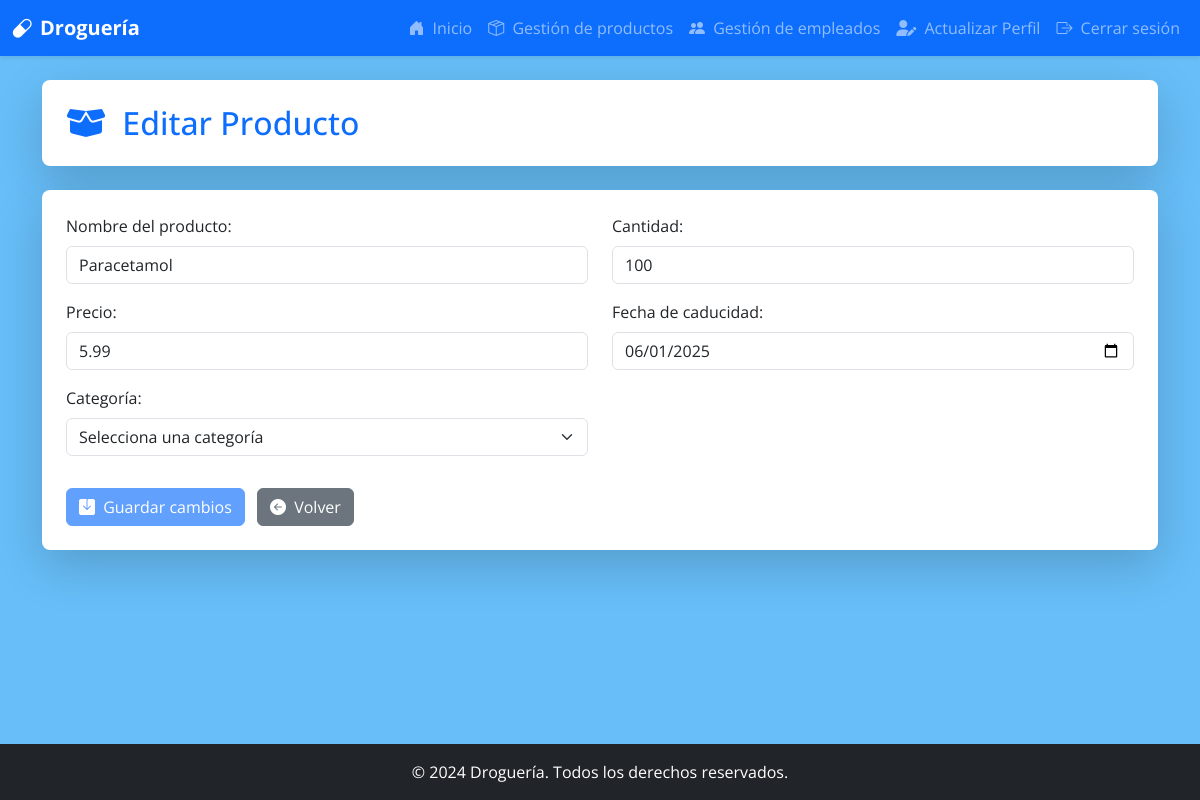
The page /productosDB/edit/1 (signed in) on the database as committed earlier.
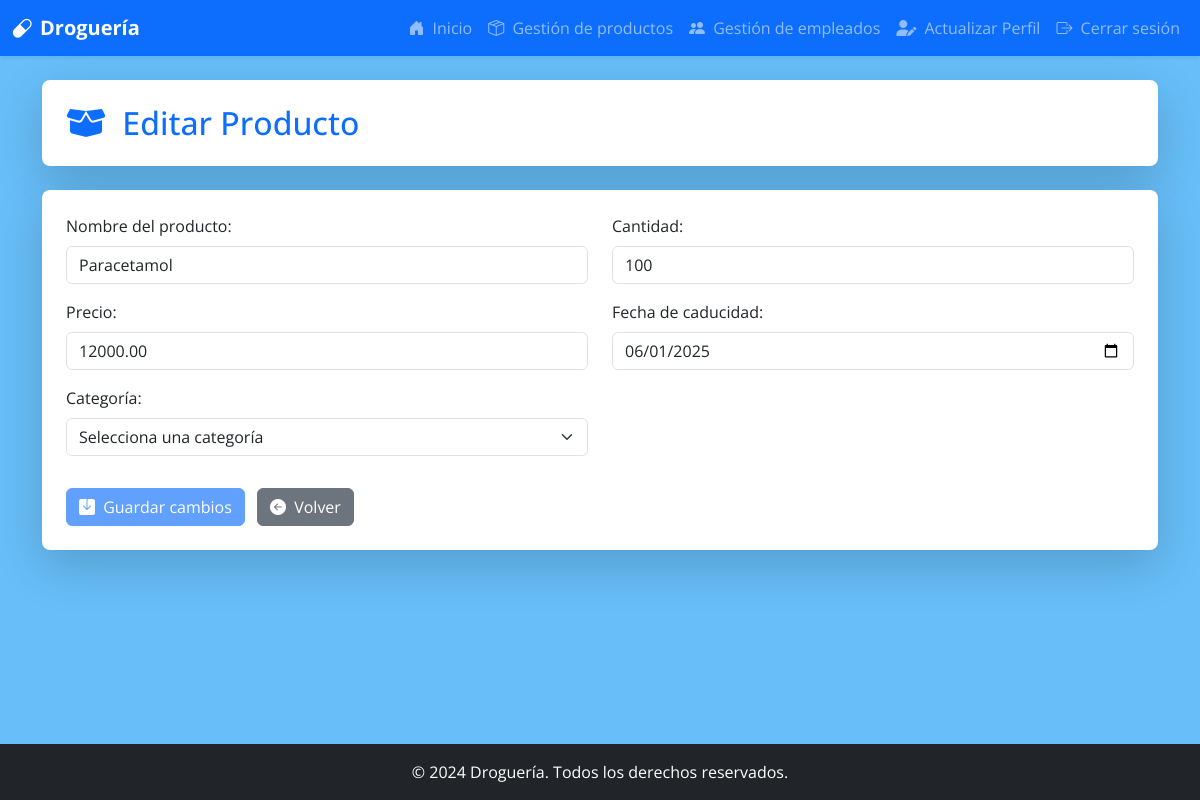
The same page on the database as committed later.
### models.py (models this page shows)
class Producto(db.Model):
    __tablename__ = 'productos'
    producto_ID = db.Column(db.Integer, primary_key=True, autoincrement=True)
    categoria_FK = db.Column(db.Integer, db.ForeignKey('categoria.categoria_ID', ondelete='CASCADE'), nullable=False)
    nombre_producto = db.Column(db.String(150), nullable=False)
    cantidad = db.Column(db.Integer, nullable=False)
    precio = db.Column(db.Integer, nullable=False)
    fecha_caducidad = db.Column(db.Date, nullable=False)
    facturas_detalle = db.relationship('FacturaDetalle', backref='producto', cascade='all, delete')
    inventario = db.relationship('Inventario', backref='producto', cascade='all, delete')

### app.py (the view)
@app.route('/productosDB/edit/<int:id>', methods=['GET'])
@login_required
def edit_producto(id):
    if Rol.query.get(current_user.rol_FK).rol_usuario != "administrador":
        return jsonify({"error": "Acceso no autorizado"}), 403
    producto = Producto.query.get_or_404(id)
    categorias = Categoria.query.all()
    return render_template('edit_producto.html', producto=producto, categorias=categorias                                                                                                     )

### app.py (called while the page is built)
@login_manager.user_loader
def load_user(user_id):
    return db.session.get(Usuario, int(user_id))

### templates/edit_producto.html (shortened to what the changed rows need)
<!DOCTYPE html>
<html lang="es">
<head>
    <link href="https://cdn.jsdelivr.net/npm/bootstrap@5.3.2/dist/css/bootstrap.min.css" rel="stylesheet">
    <link href="https://cdn.jsdelivr.net/npm/bootstrap-icons@1.11.1/font/bootstrap-icons.css" rel="stylesheet">
    <link rel="stylesheet" href="https://cdnjs.cloudflare.com/ajax/libs/font-awesome/6.5.2/css/all.min.css">
</head>
<body>
    <main class="container mt-4 mb-5">
        <div class="card shadow-lg p-4 rounded-3 border-0 bg-white mb-4">
            <h2 class="card-title text-primary mb-0">
                <i class="fas fa-box-open me-2"></i> Editar Producto
            </h2>
        </div>
        <div class="card shadow-lg p-4 rounded-3 border-0 bg-white">
            <form action="{{ url_for('update_producto', id=producto.producto_ID) }}" method="POST" id="formEditarProducto" class="needs-validation" novalidate>
                <div class="row">
                    <div class="col-md-6 mb-3">
                        <label for="nombre_producto" class="form-label">Nombre del producto:</label>
                        <input type="text" class="form-control" id="nombre_producto" name="nombre_producto" value="{{ producto.nombre_producto }}" required>
                    </div>
                    <div class="col-md-6 mb-3">
                        <label for="cantidad" class="form-label">Cantidad:</label>
                        <input type="number" class="form-control" id="cantidad" name="cantidad" value="{{ producto.cantidad }}" required min="1">
                    </div>
                    <div class="col-md-6 mb-3">
                        <label for="precio" class="form-label">Precio:</label>
                        <input type="number" step="0.01" class="form-control" id="precio" name="precio" value="{{ "%.2f"|format(producto.precio) }}" required min="0.01">
                    </div>
                    <div class="col-md-6 mb-3">
                        <label for="fecha_caducidad" class="form-label">Fecha de caducidad:</label>
                        <input type="date" class="form-control" id="fecha_caducidad" name="fecha_caducidad" value="{{ producto.fecha_caducidad.strftime('%Y-%m-%d') if producto.fecha_caducidad else '' }}" required>
                    </div>
                </div>
            </form>
        </div>
    </main>
</body>
</html>

Rows that differ between the two databases and show on the page:
changed Producto "Paracetamol": precio "5.99" → "12000.00"
